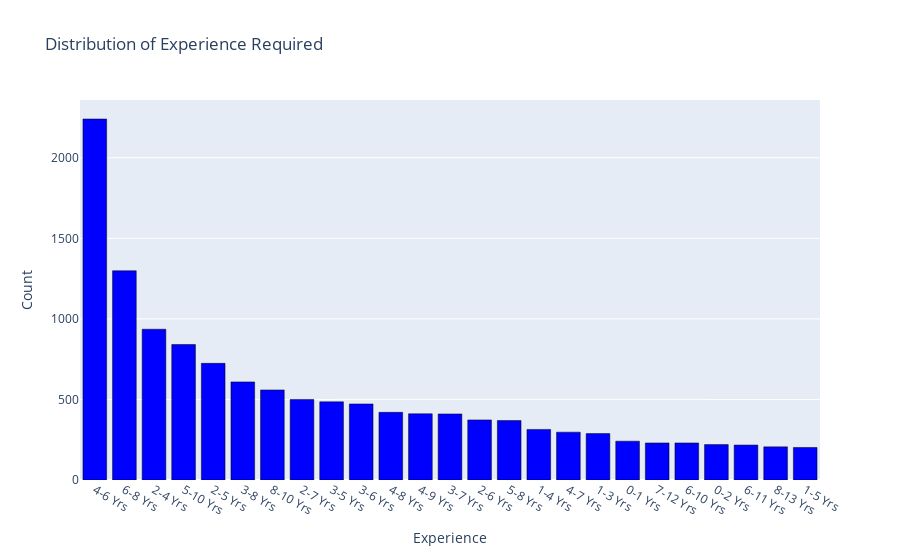

Source (notebook cell):
### Code cell
# plotting the experience needed
fig = go.Figure(data=[
    go.Bar(x=Experience.index, y=Experience['Experience'],marker_color='blue',marker_line_color='black')])
fig.update_layout(title='Distribution of Experience Required',xaxis=dict(title="Experience"),yaxis=dict(title="Count"))

### Figure 1 — Plotly figure (JSON) as saved in the notebook; plotly's stock layout.template omitted (floating-point values rounded to 4 significant figures)
{"data": [{"marker": {"color": "blue", "line": {"color": "black"}}, "type": "bar", "x": ["4-6 Yrs", "6-8 Yrs", "2-4 Yrs", "5-10 Yrs", "2-5 Yrs", "3-8 Yrs", "8-10 Yrs", "2-7 Yrs", "3-5 Yrs", "3-6 Yrs", "4-8 Yrs", "4-9 Yrs", "3-7 Yrs", "2-6 Yrs", "5-8 Yrs", "1-4 Yrs", "4-7 Yrs", "1-3 Yrs", "0-1 Yrs", "7-12 Yrs", "6-10 Yrs", "0-2 Yrs", "6-11 Yrs", "8-13 Yrs", "1-5 Yrs"], "y": [2241, 1299, 936, 841, 724, 609, 559, 500, 485, 472, 420, 411, 410, 373, 369, 314, 297, 288, 241, 230, 230, 220, 217, 206, 202]}], "layout": {"title": {"text": "Distribution of Experience Required"}, "xaxis": {"title": {"text": "Experience"}}, "yaxis": {"title": {"text": "Count"}}}}
